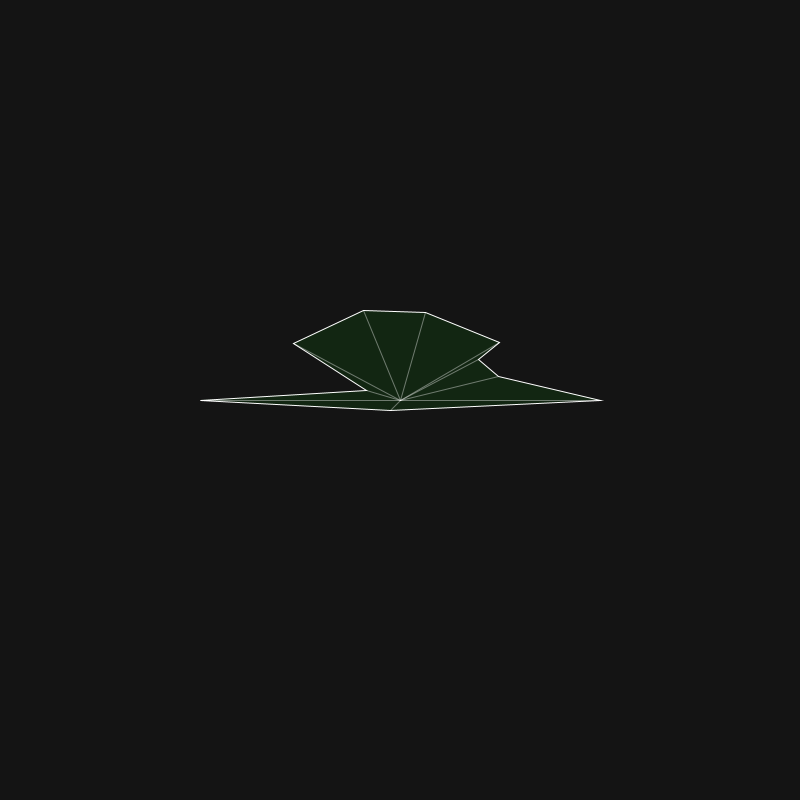
Frame 1 (no input)
Frame 60 (the mouse pressed at the canvas centre just before this capture): identical to frame 1, image omitted
Frame 120 (the mouse held since frame 60 and released just before this capture): identical to frame 1, image omitted

The Processing sketch that drew this single still picture (run headless with seeded random() and noise(); from frame 60 on, the mouse is pressed at the canvas centre):

// Processing sketch: Random_Shape_Generator
// ── Random_Shape_Generator.pde
// https://discourse.processing.org/t/irregular-polygon-generator/742


import java.util.Comparator;
import java.util.Collections;

ArrayList <Shape> shapes = new ArrayList(); 
float mar1, mar2;

void setup() {
  size(800, 800);
  mar1 = 120;
  mar2 = 120;
  background(20);
  shapes.add(new Shape());
}

void draw() {
  background(20);
  //line(0, height/2, width, height/2);
  shapes.get(shapes.size()-1).display();
}

void mouseClicked() {
  shapes.clear();
  shapes.add(new Shape());
}

void addNew() {
  shapes.add(new Shape());
}


static int numVecs = 10;
int num; 
PVector loc;

public class Shape {
  ArrayList <Vec> vecs = new ArrayList();  
  public Shape() {
    for (int i = 0; i< numVecs; i++) {
      vecs.add(new Vec(random(-( mar1 -10), ( mar1 -10)), random(-( mar2 -10), ( mar2 -10) )));
    }
    vecs.set(0, new Vec(-200, 0));
    vecs.set(numVecs/2, new Vec(200, 0));
    Collections.sort(vecs);
    loc = new PVector(width/2, height/2);
  }

  void display() {
    pushMatrix();
    translate(loc.x, loc.y);

    stroke(255, 0, 0);
    //ellipse(0, 0, 5, 5);
    //line(0, -height, 0, height);

    stroke(255);
    fill(0, 255, 0, 20);
    beginShape();
    for (int i = 0; i< vecs.size(); i++) {
      vertex(vecs.get(i).x, vecs.get(i).y);
    }
    endShape(CLOSE);

    stroke(255, 100);
    for (int i = 0; i< vecs.size(); i++) {
      line(0, 0, vecs.get(i).x, vecs.get(i).y);
    }
    stroke(255, 0, 0);
    //ellipse(0, 0, 5, 5);
    update();
    popMatrix();
  }

  void update() {

    if (keyPressed == true) {
      if (keyCode == 39) {
        loc.x += 3;
      } else if (keyCode == 37) {
        loc.x -= 3;
      } else if (keyCode == 38) {
        loc.y -=3 ;
      } else if (keyCode == 40) {
        loc.y +=3;
      } else if (key == 'r') {
        loc.y = height/2;
        loc.x = width/2;
      }
    }
    
  }
  
}

public class Vec implements Comparable<Vec> {

  float x, y;
  float head;
  float mag;

  public Vec( float x, float y) {
    this.x = x;
    this.y = y;
    PVector p = new PVector(x, y);
    head = p.heading();
    //mag = p.length();
  }

  @Override
    public int compareTo(Vec other) {
    if ( this.head > other.head) return 1;
    else if ( this.head == other.head) return 0;
    else if ( this.head < other.head) return -1;
    return 0;
  }
}
